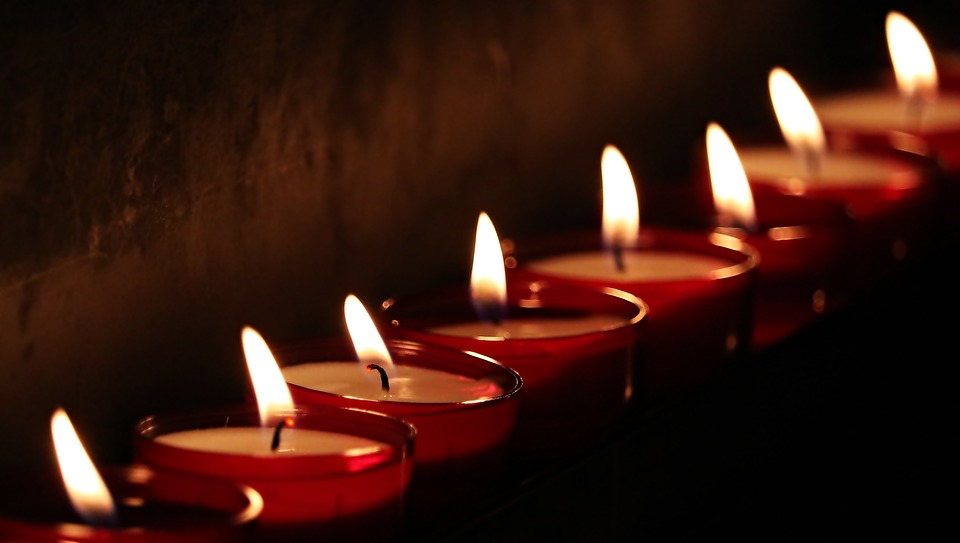
#> input picture data/images/candle.jpg, 960 x 543 px
$ python 23_contrastScaling.py
#> lines starting #> are read from the running program, lines starting #| are printed output that depends on the picture
import cv2
import numpy as np

img = cv2.imread("data/images/candle.jpg")
#> img is the input picture: shape (543, 960, 3); mean B, G, R 15.7, 24.6, 56.2

scaleFactor = 2.5

ycbImage  = cv2.cvtColor(img, cv2.COLOR_BGR2YCrCb)
#> ycbImage: shape (543, 960, 3); mean of channels 0, 1, 2 33, 144.5, 118.2

ycbImage = ycbImage.astype('float')
#> ycbImage: shape (543, 960, 3) float64; mean of channels 0, 1, 2 33, 144.5, 118.2

Ychannel, Cr, Cb = cv2.split(ycbImage)
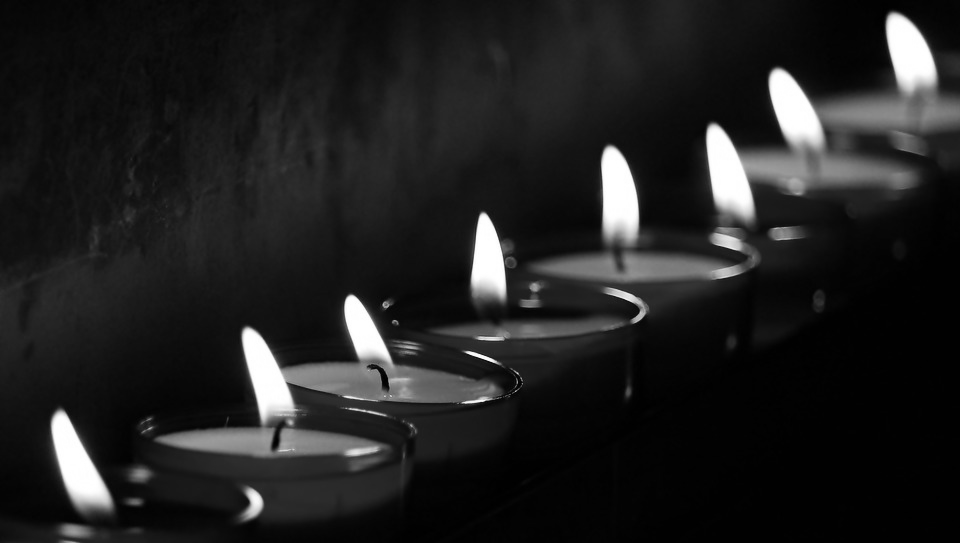
#> Ychannel: shape (543, 960) float64; min 0, max 255, mean 33
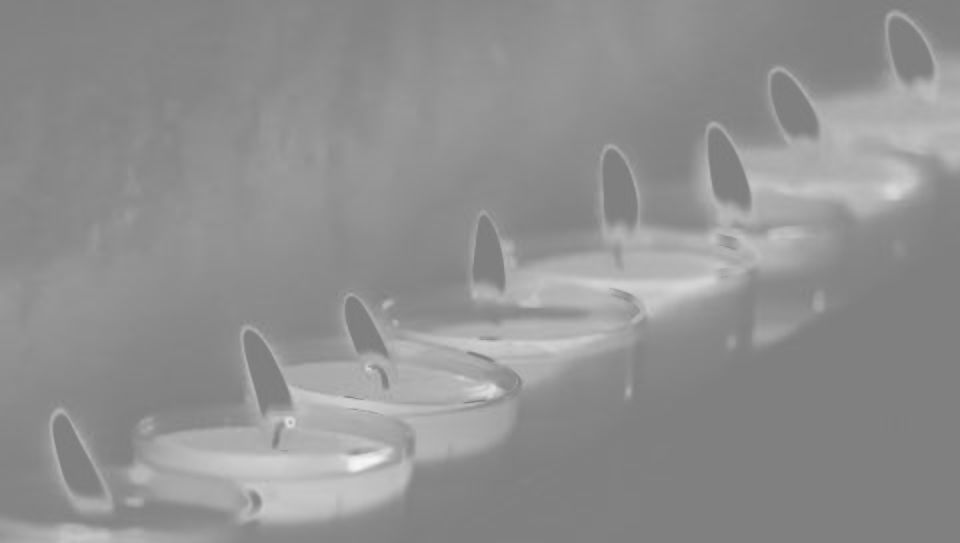
#> Cr: shape (543, 960) float64; min 123, max 246, mean 144.5
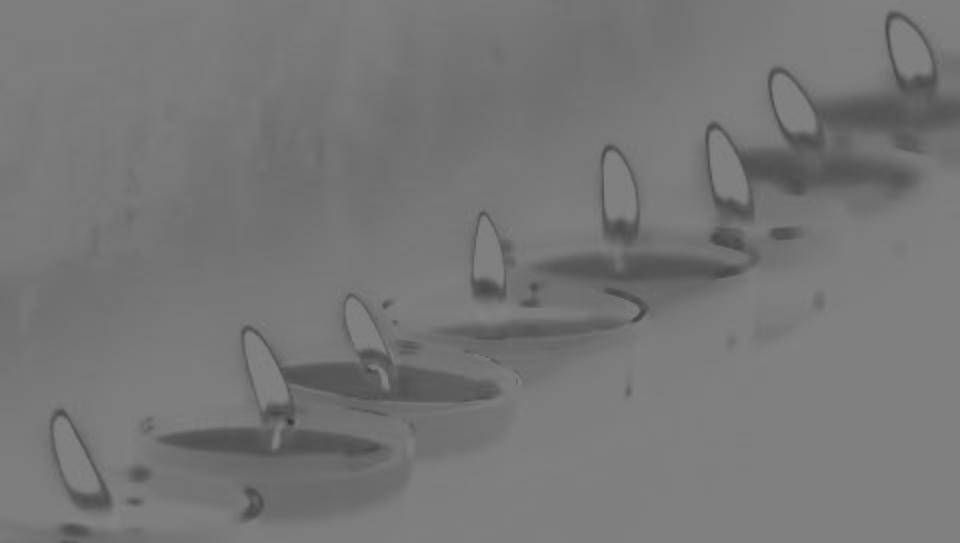
#> Cb: shape (543, 960) float64; min 54, max 131, mean 118.2

Ychannel = np.clip(Ychannel * scaleFactor,0, 255)
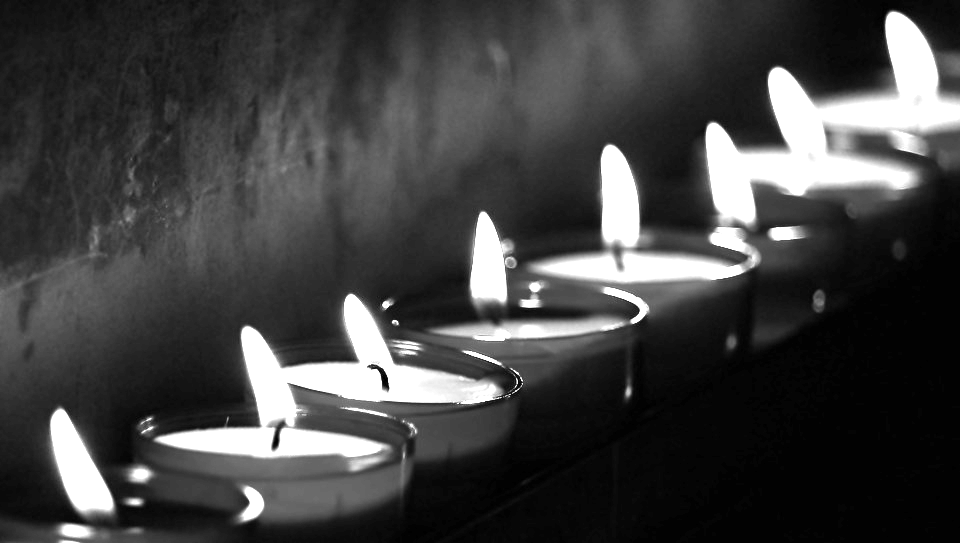
#> Ychannel: shape (543, 960) float64; min 0, max 255, mean 66.1

ycbImage = cv2.merge([Ychannel, Cr, Cb])
#> ycbImage: shape (543, 960, 3) float64; mean of channels 0, 1, 2 66.1, 144.5, 118.2

ycbImage = np.uint8(ycbImage)
#> ycbImage: shape (543, 960, 3); mean of channels 0, 1, 2 65.8, 144.5, 118.2

ycbImage = cv2.cvtColor(ycbImage, cv2.COLOR_YCrCb2BGR)
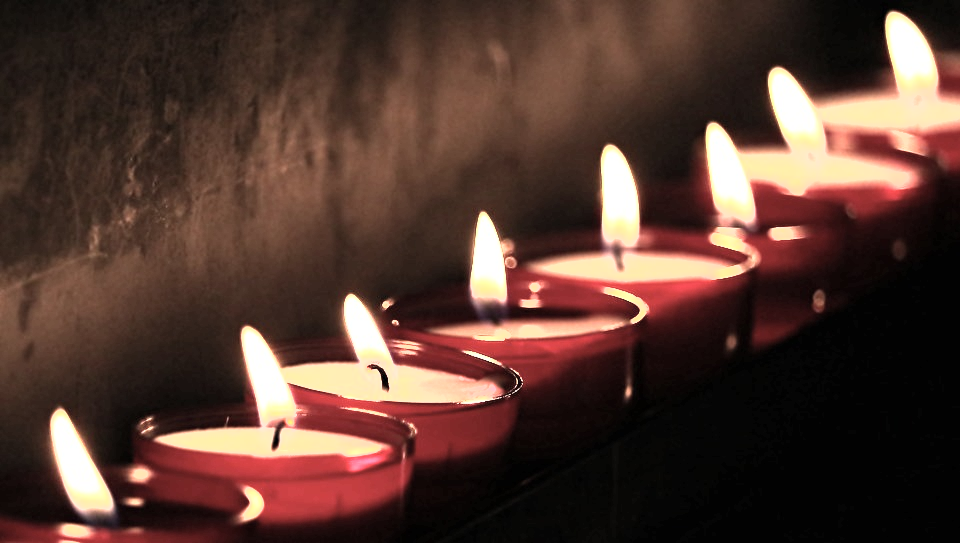
#> ycbImage: shape (543, 960, 3); mean B, G, R 48.4, 57.4, 84.6

combined = np.hstack([img, ycbImage])
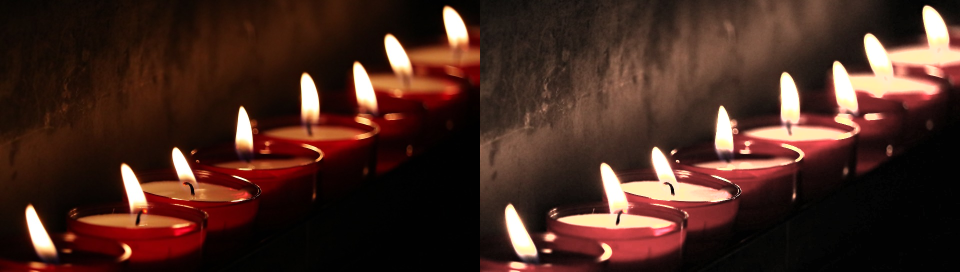
#> combined: shape (543, 1920, 3) (shown at 1/2 size); mean B, G, R 32.1, 41, 70.4

cv2.imshow("combine", combined)

cv2.waitKey()
cv2.destroyAllWindows()
